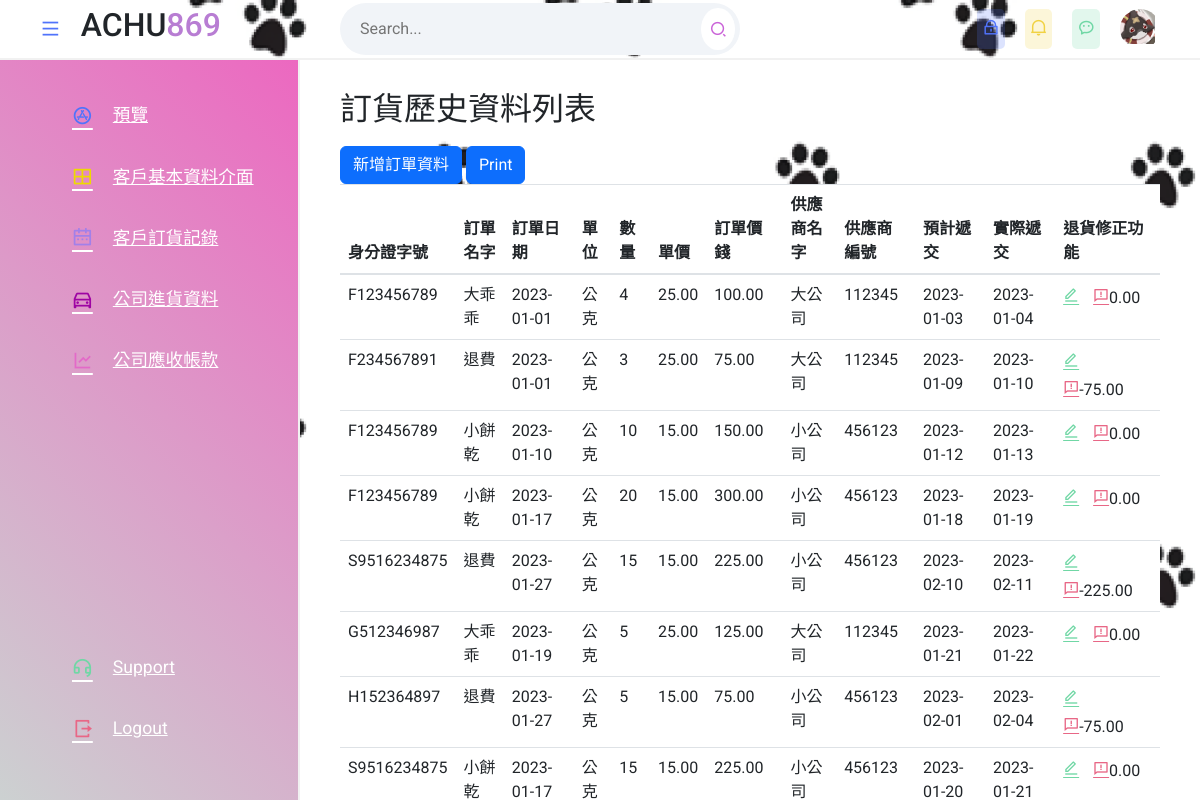
The app's page /ComWeb2.php with its own data.
### tables this page shows
CREATE TABLE `myorder_history` (
  `ID` int(255) NOT NULL,
  `Id_card_number` varchar(16) NOT NULL,
  `Order_name` varchar(16) NOT NULL,
  `Order_date` date NOT NULL,
  `Unit` varchar(6) NOT NULL,
  `Quantity` int(10) NOT NULL,
  `Price` decimal(10,2) NOT NULL,
  `Order_price` decimal(10,2) GENERATED ALWAYS AS (`Quantity` * `Price`) VIRTUAL,
  `Supplier_name` varchar(16) NOT NULL,
  `Supplier_number` int(6) NOT NULL,
  `Expected_delivery_date` date NOT NULL,
  `Actual_delivery_date` date NOT NULL,
  `consume` decimal(10,2) NOT NULL DEFAULT 0.00
);

### ComWeb2.php (the view, shortened to what this page needs)
<?php
require_once('./connection.php');
$sql = "SELECT * FROM `myorder_history`;";
$result = mysqli_query($link, $sql);
$arr_users = [];
if ($result->num_rows > 0) {
    $arr_users = $result->fetch_all(MYSQLI_ASSOC);
}
?>
<!DOCTYPE html>
<html lang="zh-TW">
<head>
    <link rel="stylesheet" href="./assets/css/styles.css">
    <link href="https://cdn.jsdelivr.net/npm/remixicon@2.5.0/fonts/remixicon.css" rel="stylesheet">
    <link rel="stylesheet" type="text/css" href="https://cdn.datatables.net/v/dt/dt-1.10.16/datatables.min.css"/>
    <link rel="stylesheet" href="https://maxcdn.bootstrapcdn.com/bootstrap/4.0.0/css/bootstrap.min.css">
    <link href="https://cdn.jsdelivr.net/npm/bootstrap@5.2.3/dist/css/bootstrap.min.css" rel="stylesheet"
>
</head>
<body>
    <section class="header">
        <div class="logo">
        <i class="ri-menu-line icon icon-0 menu"></i>
            <h2>ACHU<span>869</span></h2>
        </div>
        <div class="search--notification--profile">
            <div class="search">
                <input type="text" placeholder="Search...">
                <button><i class="ri-search-2-line"></i></button>
            </div>
            <div class="notification--profile">
                <div class="picon lock">
                    <i class="ri-lock-line"></i>
                </div>
                <div class="picon bell">
                    <i class="ri-notification-2-line"></i>
                </div>
                <div class="picon chat">
                    <i class="ri-wechat-2-line"></i>
                </div>
                <div class="picon profile">
                    <img src="assets/images/profile.png" alt="">
                </div>
            </div>
        </div>
    </section>
    <section class="main">
        <div class="sidebar">
        <ul class="sidebar--items">
                <li>
                    <a href="./Overview.php ">
                        <span class="icon icon-0"><i class="ri-app-store-line"></i></span>
                        <span class="sidebar--item">預覽 </span>
                    </a>
                </li>
                <li>
                    <a href="./ComWeb1.php">
                        <span class="icon icon-1    "><i class="ri-layout-grid-line"></i></span>
                        <span class="sidebar--item">客戶基本資料介面</span>
                    </a>
                </li>
                <li>
                    <a href="./ComWeb2.php">
                        <span class="icon icon-2"><i class="ri-calendar-2-line"></i></span>
                        <span class="sidebar--item">客戶訂貨記錄</span>
                    </a>
                </li>
                <li>
                    <a href="./ComWeb3.php">
                        <span class="icon icon-3"><i class="ri-car-line"></i></span>
                        <span class="sidebar--item" style="white-space: nowrap;">公司進貨資料</span>
                    </a>
                </li>
                <li>
                    <a href="./ComWeb4.php">
                        <span class="icon icon-4"><i class="ri-line-chart-line"></i></span>
                        <span class="sidebar--item">公司應收帳款</span>
                    </a>
                </li>
            </ul>
            <ul class="sidebar--bottom-items">
                <li>
                    <a href="#">
                        <span class="icon icon-5"><i class="ri-customer-service-line"></i></span>
                        <span class="sidebar--item">Support</span>
                    </a>
                </li>
                <li>
                    <a href="./index.php">
                        <span class="icon icon-7"><i class="ri-logout-box-r-line"></i></span>
                        <span class="sidebar--item">Logout</span>
                    </a>
                </li>
            </ul>
        </div>
        <div class="main--content">
            <div class="recent--patients">
                <div class="title">
                    <h2 class="section--title">訂貨歷史資料列表</h2>
                </div>
                <div class="table">
                <a class="btn btn-primary"href="./2_Create.php" role="button">新增訂單資料</a>
                <button onclick="window.print();" class="btn btn-primary">Print</button>
                <table id="usetTable" class="table">
                    <thead>
                    <th>身分證字號</th>
                    <th>訂單名字</th>
                    <th>訂單日期</th>
                    <th>單位</th>
                    <th>數量</th>
                    <th>單價</th>
                    <th>訂單價錢</th>
                    <th>供應商名字</th>
                    <th>供應商編號</th>
                    <th>預計遞交</th>
                    <th>實際遞交</th>
                    <th>退貨修正功能</th>
                    </thead>
                    <tbody>
                    <?php if(!empty($arr_users)) { ?>
                        <?php foreach($arr_users as $user) { ?>
                            <tr>
                                <td><?php echo $user['Id_card_number']; ?></td>
                                <td><?php echo $user['Order_name']; ?></td>
                                <td><?php echo $user['Order_date']; ?></td>
                                <td><?php echo $user['Unit']; ?></td>
                                <td><?php echo $user['Quantity']; ?></td>
                                <td><?php echo $user['Price']; ?></td>
                                <td><?php echo $user['Order_price']; ?></td>
                                <td><?php echo $user['Supplier_name']; ?></td>
                                <td><?php echo $user['Supplier_number']; ?></td>
                                <td><?php echo $user['Expected_delivery_date']; ?></td>
                                <td><?php echo $user['Actual_delivery_date']; ?></td>
                                <td><?php echo "
                                <a class='ri-edit-line edit' href='./2_Edit.php?ID=$user[ID]' ></a>
                                <a class='ri-feedback-line delete' href='./2_return.php?ID=$user[ID]'></a>$user[consume]</a>
                                    ";?>
                                </td>
                            </tr>
                        <?php } ?>
                    <?php } ?>
                    </tbody>
                    </table>
                </div>
            </div>
        </div>
    </section>
</body>
</html>

### assets/css/styles.css (style rules this page uses)
* { margin: 0; padding: 0; box-sizing: border-box; font-family: 'Roboto', sans-serif; }
body { background-image: url(../images/bg.png); background-position: center top; background-repeat: no-repeat; background-attachment: fixed; background-size: cover; margin: 0; padding-bottom: 0px; position: relative; width: 100%; }
.header { height: 60px; width: 100%; display: flex; align-items: center; border-bottom: 2px solid #f1f1f1; }
.logo { display: flex; align-items: center; width: 300px; padding-left: 40px; }
.logo span { color: #b87dd3; }
.search--notification--profile { display: flex; align-items: center; justify-content: space-between; width: calc(100% - 300px); padding: 0 40px; }
.search { background-color: #f1f4f8; border-radius: 50px; width: 400px; padding: 5px; display: flex; align-items: center; justify-content: space-between; }
.search input { background-color: transparent; outline: none; border: none; text-indent: 15px; width: 85%; }
.search button { outline: none; border: none; border-radius: 50%; background-color: #fff; padding: 8px; display: flex; align-items: center; justify-content: center; }
.search button i { font-size: 1.1rem; color: #ca63d8; }
.notification--profile { display: flex; align-items: center; }
.picon { margin-left: 20px; font-size: 1.1rem; padding: 5px; border-radius: 5px; }
.lock { color: #5073fb; background-color: rgba(80, 115, 251, .2); }
.bell { color: #f1d243; background-color: rgba(241, 210, 67, .2); }
.chat { color: #70d7a5; background-color: rgba(112, 215, 165, .2); }
.profile { position: relative; width: 40px; height: 40px; border-radius: 50%; overflow: hidden; }
img { position: absolute; top: 0; left: 0; width: 35px; height: 35px; object-fit: cover; }
.main { position: relative; width: 100%; min-height: calc(100vh - 60px); }
.sidebar { position: absolute; top: 0; left: 0; height: 100%; width: 300px; background: linear-gradient(45deg, #ccd1d1, #ec68c0); padding: 30px; display: flex; flex-direction: column; justify-content: space-between; border-right: 2px solid #f1f1f1; transition: .3s; }
li { list-style: none; }
a { text-decoration: none; }
.sidebar--items a, .sidebar--bottom-items a { display: flex; align-items: center; margin-bottom: 10px; font-size: 1.1rem; color: rgb(255, 255, 255); padding: 10px; border-radius: 10px; }
.sidebar--bottom-items li:last-child a { margin-bottom: 0; }
.icon { position: relative; display: flex; align-items: center; justify-content: center; margin-right: 20px; font-size: 1.3rem; }
.icon-0 { color: #5073fb; }
.icon-1 { color: #eeda00; }
.icon-2 { color: #a280e9; }
.icon-3 { color: #9e04a3; }
.icon-4 { color: #e36ac8; }
.icon-5 { color: #70d7a5; }
.icon-7 { color: #e86786; }
.main--content { position: absolute; top: 0; right: 0; height: 100%; width: calc(100% - 300px); padding: 0 40px; overflow-y: hidden; transition: .3s; }
.title { display: flex; align-items: center; justify-content: space-between; margin-bottom: 10px; margin-top: 30px; }
.section--title { font-weight: 400; }
.recent--patients { margin-bottom: 20px; }
table { width: 100%; text-align: left; border-collapse: collapse; }
tr { border-bottom: 1px solid #f1f1f1; }
td, th { padding-block: 10px; }
.edit { color: #70d7a5; margin-right: 10px; }
.delete { color: #e86786; }

### records on screen
myorder_history: Id_card_number "F123456789", Order_name "大乖乖", Order_date "2023-01-01", Unit "公克", Quantity "4", Price "25.00", Order_price "100.00", Supplier_name "大公司", Supplier_number "112345", Expected_delivery_date "2023-01-03", Actual_delivery_date "2023-01-04", consume "0.00"
myorder_history: Id_card_number "F234567891", Order_name "退費", Order_date "2023-01-01", Unit "公克", Quantity "3", Price "25.00", Order_price "75.00", Supplier_name "大公司", Supplier_number "112345", Expected_delivery_date "2023-01-09", Actual_delivery_date "2023-01-10", consume "-75.00"
myorder_history: Id_card_number "F123456789", Order_name "小餅乾", Order_date "2023-01-10", Unit "公克", Quantity "10", Price "15.00", Order_price "150.00", Supplier_name "小公司", Supplier_number "456123", Expected_delivery_date "2023-01-12", Actual_delivery_date "2023-01-13", consume "0.00"
myorder_history: Id_card_number "F123456789", Order_name "小餅乾", Order_date "2023-01-17", Unit "公克", Quantity "20", Price "15.00", Order_price "300.00", Supplier_name "小公司", Supplier_number "456123", Expected_delivery_date "2023-01-18", Actual_delivery_date "2023-01-19", consume "0.00"
myorder_history: Id_card_number "S9516234875", Order_name "退費", Order_date "2023-01-27", Unit "公克", Quantity "15", Price "15.00", Order_price "225.00", Supplier_name "小公司", Supplier_number "456123", Expected_delivery_date "2023-02-10", Actual_delivery_date "2023-02-11", consume "-225.00"
myorder_history: Id_card_number "G512346987", Order_name "大乖乖", Order_date "2023-01-19", Unit "公克", Quantity "5", Price "25.00", Order_price "125.00", Supplier_name "大公司", Supplier_number "112345", Expected_delivery_date "2023-01-21", Actual_delivery_date "2023-01-22", consume "0.00"
myorder_history: Id_card_number "H152364897", Order_name "退費", Order_date "2023-01-27", Unit "公克", Quantity "5", Price "15.00", Order_price "75.00", Supplier_name "小公司", Supplier_number "456123", Expected_delivery_date "2023-02-01", Actual_delivery_date "2023-02-04", consume "-75.00"
myorder_history: Id_card_number "S9516234875", Order_name "小餅乾", Order_date "2023-01-17", Unit "公克", Quantity "15", Price "15.00", Order_price "225.00", Supplier_name "小公司", Supplier_number "456123", Expected_delivery_date "2023-01-20", Actual_delivery_date "2023-01-21", consume "0.00"
